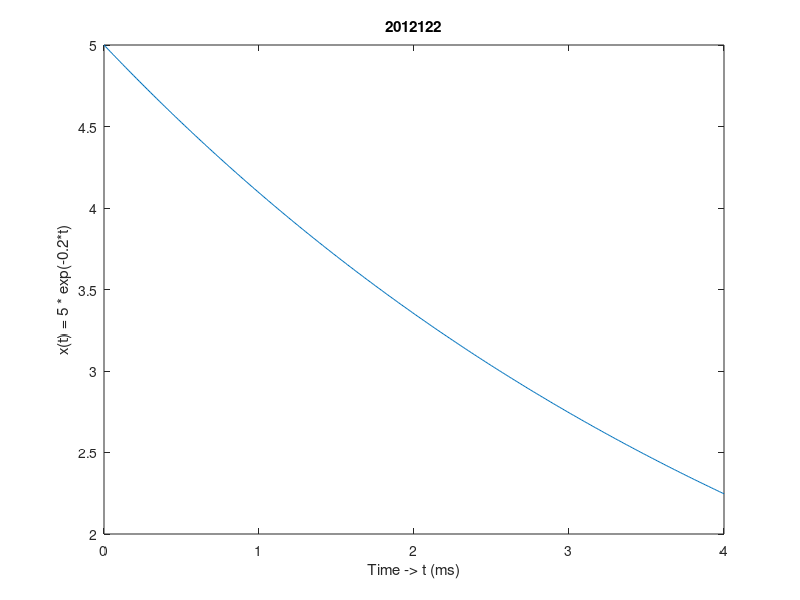

MATLAB code to generate this figure:
t = 0 : 0.01 : 4;
x = 5 * exp (-0.2 * t);
plot (t, x);
title ('2012122');
xlabel ('Time -> t (ms)');
ylabel ('x(t) = 5 * exp(-0.2*t)');
print ('Exp1_2b','-dpdf','-fillpage');
